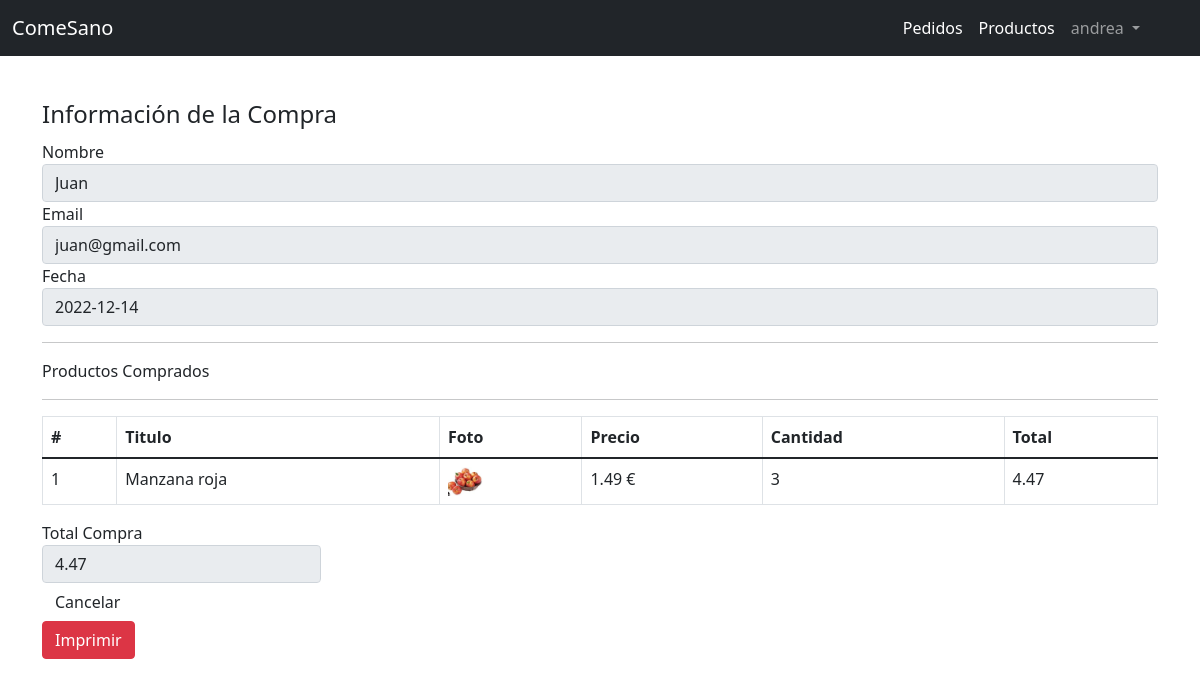
/admin/pedidos/ver.php?id=10 (signed in), run on the app's committed database.
### tables this page shows
CREATE TABLE `pedidos` (
  `id` int(10) NOT NULL,
  `cliente_dni` int(20) NOT NULL,
  `total` decimal(10,2) NOT NULL,
  `fecha` date NOT NULL
);

CREATE TABLE `users` (
  `id` int(11) NOT NULL,
  `usuario` varchar(9) NOT NULL,
  `nombre` varchar(200) NOT NULL,
  `password` varchar(200) NOT NULL,
  `correo` varchar(200) NOT NULL,
  `telefono` int(9) NOT NULL
);

CREATE TABLE `detalle_pedidos` (
  `id` int(11) NOT NULL,
  `pedido_id` int(11) NOT NULL,
  `producto_id` int(11) NOT NULL,
  `precio` decimal(10,2) NOT NULL,
  `cantidad` int(11) NOT NULL
);

CREATE TABLE `productos` (
  `id` int(11) NOT NULL,
  `titulo` varchar(80) NOT NULL,
  `foto` varchar(100) NOT NULL,
  `precio` decimal(10,2) NOT NULL,
  `categoria_id` int(10) NOT NULL,
  `fecha` date NOT NULL,
  `stock` int(11) NOT NULL
);

### Clases/Pedido.php (called while the page is built, shortened)
<?php
class Pedido{
    private $cn = null;
    public function __construct(){
        $this->config = parse_ini_file(__DIR__.'/../config.ini') ;
        $this->cn = new PDO( $this->config['dns'], $this->config['usuario'],$this->config['clave'],array(
            PDO::MYSQL_ATTR_INIT_COMMAND => 'SET NAMES utf8'
        ));
    }
    public function mostrarPorId($id)
    {
        $sql = "SELECT p.id, usuario, nombre, password, correo, telefono, total, fecha FROM pedidos p
        INNER JOIN users u ON p.cliente_dni = u.id WHERE p.id = :id";
        $resultado = $this->cn->prepare($sql);
        $_array = array(
            ':id'=>$id
        );
        if($resultado->execute($_array ))
            return  $resultado->fetch();
        return false;
    }
    public function mostrarDetallePorIdPedido($id)
    {
        $sql = "SELECT
                dp.id,
                p.titulo,
                dp.precio,
                dp.cantidad,
                p.foto
                FROM detalle_pedidos dp
                INNER JOIN productos p ON p.id= dp.producto_id
                WHERE dp.pedido_id = :id";
        $resultado = $this->cn->prepare($sql);
        $_array = array(
            ':id'=>$id
        );
        if($resultado->execute( $_array))
            return  $resultado->fetchAll();
        return false;
    }
}

### admin/pedidos/ver.php (the view, shortened to what this page needs)
<!DOCTYPE html>
<html lang="es">
<head>
    <link href="https://cdn.jsdelivr.net/npm/bootstrap@5.1.3/dist/css/bootstrap.min.css" rel="stylesheet">
</head>
<body>
<nav class="navbar navbar-expand-lg navbar-dark bg-dark fixed-top">
  <div class="container-fluid">
    <a class="navbar-brand" href="../panel.php">ComeSano</a>
    <div class="contenedor">
    <div class="collapse navbar-collapse" id="navbarSupportedContent">
      <ul class="navbar-nav me-auto mb-2 mb-lg-0">
        <li class="nav-item">
          <a class="nav-link active" aria-current="page" href="../pedidos/index.php">Pedidos</a>
        </li>
        <li class="nav-item">
        <a class="nav-link active" aria-current="page" href="../productos/index.php">Productos</a>
        </li>
        <li class="nav-item dropdown">
          <a class="nav-link dropdown-toggle" href="#" id="navbarDropdown" role="button" data-bs-toggle="dropdown" aria-expanded="false">
          <?php print $_SESSION['usuario_info']['nombre_usuario'] ?>
          </a>
        </li>
      </ul>
    </div>
</div>
  </div>
</nav>
<br><br><br><br>
<div class="container">
    <div class="row">
          <div class="col-md-12">
            <fieldset>
                <?php
                     require '../../Clases/Pedido.php';
                    $id = $_GET['id'];
                    $pedido = new Pedido;
                    $info_pedido = $pedido->mostrarPorId($id);
                    $info_detalle_pedido = $pedido->mostrarDetallePorIdPedido($id);
                ?>
                <legend>Información de la Compra</legend>
                <div class="form-group">
                    <label>Nombre</label>
                    <input value="<?php print $info_pedido['nombre']?>" type="text" class="form-control" readonly>
                </div>
                <div class="form-group">
                    <label>Email</label>
                    <input value="<?php print $info_pedido['correo'] ?>" type="text" class="form-control" readonly>
                </div>
                <div class="form-group">
                    <label>Fecha</label>
                    <input value="<?php print $info_pedido['fecha'] ?>" type="text" class="form-control" readonly>
                </div>
                <hr>
                    Productos Comprados
                <hr>
                <table class="table table-bordered">
                  <thead>
                    <tr>
                      <th>#</th>
                      <th>Titulo</th>
                      <th>Foto</th>
                      <th>Precio</th>
                      <th>Cantidad</th>
                      <th>
                          Total
                      </th>
                    </tr>
                  </thead>
                  <tbody>
                    <?php
                      $cantidad = count($info_detalle_pedido);
                      if($cantidad > 0){
                        $c=0;
                      for($x =0; $x < $cantidad; $x++){
                        $c++;
                        $item = $info_detalle_pedido[$x];
                        $total = $item['precio'] * $item['cantidad'];
                    ?>
                    <tr>
                      <td><?php print $c?></td>
                      <td><?php print $item['titulo']?></td>
                      <td>
                      <?php
                          $foto = '../../imagenesProductos/'.$item['foto'];
                          if(file_exists($foto)){
                        ?>
                          <img src="<?php print $foto; ?>" width="35">
                      <?php }else{?>
                          SIN FOTO
                      <?php }?>
                      </td>
                      <td><?php print $item['precio']?> €</td>
                      <td><?php print $item['cantidad']?></td>
                    <td>
                    <?php print $total?>
                    </td>
                    </tr>
                    <?php
                      }
                    }else{
                    ?>
                    <tr>
                      <td colspan="6">NO HAY REGISTROS</td>
                    </tr>
                    <?php }?>
                  </tbody>
                </table>
                <div class="col-md-3">
                    <div class="form-group">
                        <label>Total Compra</label>
                        <input value="<?php print $info_pedido['total'] ?>" type="text" class="form-control" readonly>
                    </div>
                </div>
            </fieldset>
            <div class="pull-left">
                <a href="../panel.php" class="btn btn-default hidden-print">Cancelar</a>
            </div>
            <div class="pull-right">
                <a href="factura.php?id=<?php print $item['id'] ?>" id="btnImprimir" class="btn btn-danger hidden-print">Imprimir</a>
              </div>
          </div>
        </div>
    </div>
  </body>
</html>

### admin/pedidos/ver.php (style rules this page uses)
.contenedor { margin-right: 40px; }

### data on the page
pedidos: cliente_dni.nombre "Juan", cliente_dni.correo "juan@gmail.com", fecha "2022-12-14", total "4.47"
detalle_pedidos: producto.titulo "Manzana roja", producto.foto (picture), precio "1.49", cantidad "3", total "4.47"

### other printed values
$_SESSION['usuario_info']['nombre_usuario'] "andrea"
